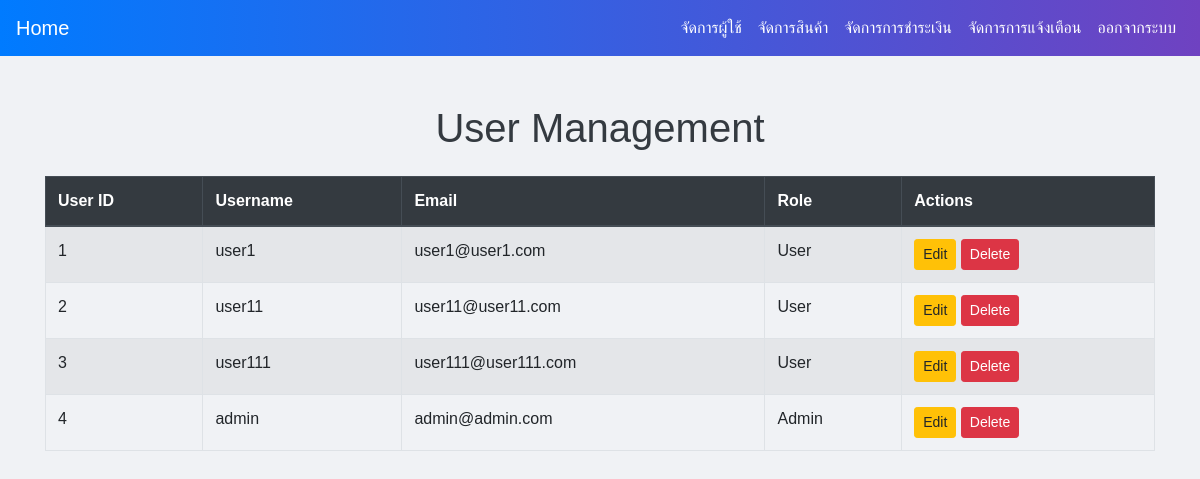
Page /admin/manage_users.php on the committed database.
### tables this page shows
CREATE TABLE `users` (
  `user_id` int(10) UNSIGNED NOT NULL,
  `username` varchar(50) NOT NULL,
  `password` varchar(255) NOT NULL,
  `email` varchar(100) NOT NULL,
  `profile_picture` varchar(255) DEFAULT NULL,
  `bio` text DEFAULT NULL,
  `role` enum('User','Admin') DEFAULT 'User',
  `created_at` timestamp NOT NULL DEFAULT current_timestamp()
);

### admin/manage_Users.php (the view, shortened to what this page needs)
<?php
include 'db_connect.php';
$sql = "SELECT * FROM users";
$result = mysqli_query($conn, $sql);
?>
<!DOCTYPE html>
<html lang="en">
<head>
    <link rel="stylesheet" href="https://stackpath.bootstrapcdn.com/bootstrap/4.5.2/css/bootstrap.min.css">
</head>
<body>
    <nav class="navbar navbar-expand-lg navbar-dark">
        <a class="navbar-brand" href="admin_dashboard.php">Home</a>
        <div class="collapse navbar-collapse" id="navbarNav">
            <ul class="navbar-nav ml-auto">
            <li class="nav-item">
            <a class="nav-link" href="manage_users.php">จัดการผู้ใช้</a>
                </li>
                <li class="nav-item">
                    <a class="nav-link" href="manage_products.php">จัดการสินค้า</a>
                </li>
                <li class="nav-item">
                    <a class="nav-link" href="manage_payments.php">จัดการการชำระเงิน</a>
                </li>
                <li class="nav-item">
                    <a class="nav-link" href="manage_notifications.php">จัดการการแจ้งเตือน</a>
                </li>
                <li class="nav-item">
                    <a class="nav-link" href="../logout.php">ออกจากระบบ</a>
                </li>
            </ul>
        </div>
    </nav>
    <div class="container mt-5">
        <h1 class="text-center">User Management</h1>
        <table class="table table-bordered table-striped mt-4">
            <thead class="thead-dark">
                <tr>
                    <th>User ID</th>
                    <th>Username</th>
                    <th>Email</th>
                    <th>Role</th>
                    <th>Actions</th>
                </tr>
            </thead>
            <tbody>
                <?php while ($row = mysqli_fetch_assoc($result)) { ?>
                    <tr>
                        <td><?php echo $row['user_id']; ?></td>
                        <td><?php echo $row['username']; ?></td>
                        <td><?php echo $row['email']; ?></td>
                        <td><?php echo $row['role']; ?></td>
                        <td>
                            <a href="edit_user.php?user_id=<?php echo $row['user_id']; ?>" class="btn btn-warning btn-sm">Edit</a>
                            <a href="delete_user.php?user_id=<?php echo $row['user_id']; ?>" class="btn btn-danger btn-sm" onclick="return confirm('Are you sure you want to delete this user?');">Delete</a>
                        </td>
                    </tr>
                <?php } ?>
            </tbody>
        </table>
    </div>
</body>
</html>

### admin/manage_Users.php (style rules this page uses)
body { background-color: #f0f2f5; font-family: 'Arial', sans-serif; }
.navbar { background: linear-gradient(90deg, #007bff, #6f42c1); margin-bottom: 20px; }
.navbar-brand, .nav-link { color: #fff !important; }
.table { margin-top: 20px; }
h1 { color: #343a40; }
.btn { transition: background-color 0.3s; }

### rows in the picture
users: user_id "1", username "user1", email "user1@user1.com", role "User"
users: user_id "2", username "user11", email "user11@user11.com", role "User"
users: user_id "3", username "user111", email "user111@user111.com", role "User"
users: user_id "4", username "admin", email "admin@admin.com", role "Admin"
